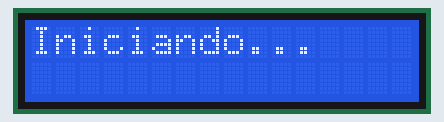
Simulated run of this sketch. Board: ESP32. On the bench: 16×2 character LCD. WiFi joins after 1.5 s; servers stay silent unless stated; what the sketch prints to the serial monitor is not drawn.

Above: at 0.1 s.
At 2.7 s:
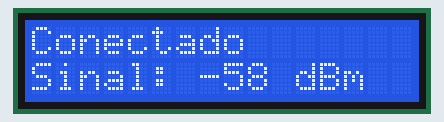

The sketch:

ponderada-5.ino
```cpp
#include <Wire.h>
#include <LiquidCrystal_I2C.h>
#include "UbidotsEsp32Mqtt.h"

const char *WIFI_SSID = "Inteli.Iot";
const char *WIFI_PASS = "SENHA";
const char *UBIDOTS_TOKEN = "BBUS-";
const char *DEVICE_LABEL = "esp32";
const char *VARIABLE_LABEL = "dbm";
const char *CLIENT_ID = "seu_id";

Ubidots ubidots(UBIDOTS_TOKEN, CLIENT_ID);

const int PUBLISH_FREQUENCY = 3000;
unsigned long last_publish = 0;

// --- LCD I2C ---
LiquidCrystal_I2C lcd(0x27, 16, 2);

void callback(char *topic, byte *payload, unsigned int length){
  Serial.print("Message arrived [");
  Serial.print(topic);
  Serial.print("] ");
  for (int i = 0; i < length; i++){
    Serial.print((char)payload[i]);
  }
  Serial.println();
}

void setup(){
  Serial.begin(115200);

  // LCD
  lcd.init();
  lcd.backlight();
  lcd.clear();
  lcd.setCursor(0,0);
  lcd.print("Iniciando...");

  // UBIDOTS + WiFi
  ubidots.setDebug(true);
  ubidots.connectToWifi(WIFI_SSID, WIFI_PASS);
  ubidots.setCallback(callback);
  ubidots.setup();
  ubidots.reconnect();

  delay(1000);
  lcd.clear();
}

void loop() {

  // Status Wi-Fi
  if (WiFi.status() == WL_CONNECTED) {

    // ➤ MOSTRA "Conectado"
    lcd.setCursor(0, 0);
    lcd.print("Conectado        ");

    // Lê o nível do sinal
    int32_t dBm = WiFi.RSSI();

    // Mostra no display
    lcd.setCursor(0, 1);
    lcd.printf("Sinal: %d dBm   ", dBm);

    // Envia para Ubidots no intervalo
    if (millis() - last_publish > PUBLISH_FREQUENCY) {
      ubidots.add(VARIABLE_LABEL, dBm);
      ubidots.publish(DEVICE_LABEL);

      Serial.printf("Nível de Sinal Wi-Fi: %d dBm\n", dBm);
      last_publish = millis();
    }

  } else {

    // ➤ MOSTRA "Desconectado"
    lcd.setCursor(0, 0);
    lcd.print("Desconectado     ");
    lcd.setCursor(0, 1);
    lcd.print("Sinal: --- dBm   ");

    Serial.println("Wi-Fi desconectado! Tentando reconectar...");
    WiFi.begin(WIFI_SSID, WIFI_PASS);
  }
}
```
